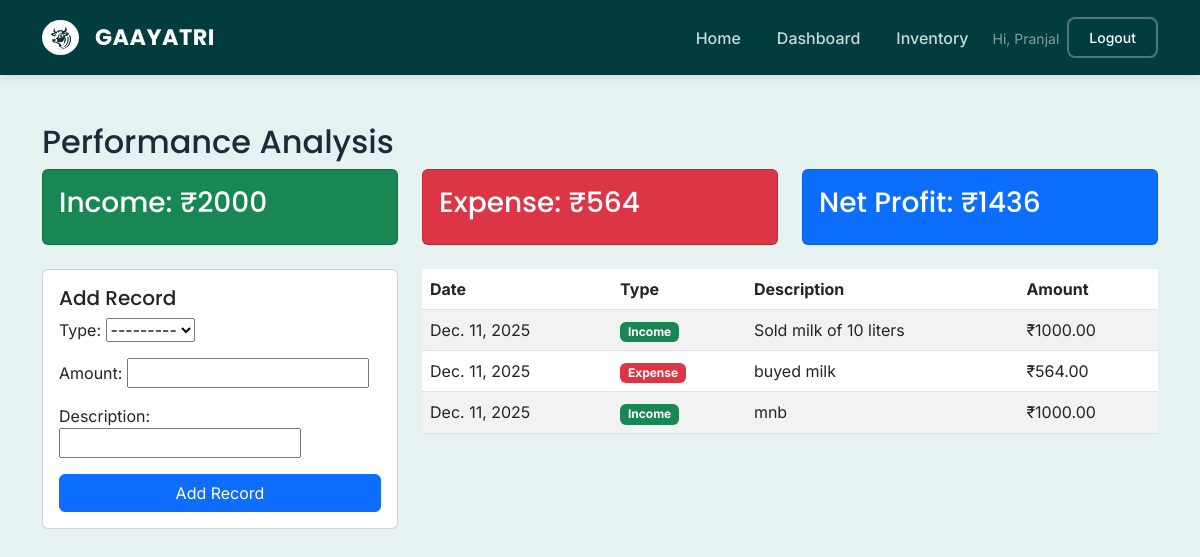
/dashboard/farmer/performance/ (signed in), run on the app's committed database.
### core/models.py (models this page shows, shortened)
class User(AbstractUser):
    is_farmer = models.BooleanField(default=False)
    is_doctor = models.BooleanField(default=False)

class FinancialRecord(models.Model):
    RECORD_TYPES = [('income', 'Income'), ('expense', 'Expense')]
    user = models.ForeignKey(User, on_delete=models.CASCADE)
    date = models.DateField(auto_now_add=True)
    type = models.CharField(max_length=10, choices=RECORD_TYPES)
    amount = models.DecimalField(max_digits=10, decimal_places=2)
    description = models.CharField(max_length=200) # e.g., "Sold Milk", "Bought Feed"

### core/views.py (the view)
# urls.py: path('dashboard/farmer/performance/', views.performance, name='performance'),
@login_required
def performance(request):
    if request.method == 'POST':
        form = FinancialForm(request.POST)
        if form.is_valid():
            record = form.save(commit=False)
            record.user = request.user
            record.save()
            return redirect('performance')
    else:
        form = FinancialForm()
    records = FinancialRecord.objects.filter(user=request.user).order_by('-date')
    total_income = records.filter(type='income').aggregate(Sum('amount'))['amount__sum'] or 0
    total_expense = records.filter(type='expense').aggregate(Sum('amount'))['amount__sum'] or 0
    net_profit = total_income - total_expense
    return render(request, 'core/performance.html', {
        'records': records, 'form': form,
        'total_income': total_income, 'total_expense': total_expense, 'net_profit': net_profit
    })

### core/forms.py
class FinancialForm(forms.ModelForm):
    class Meta:
        model = FinancialRecord
        fields = ['type', 'amount', 'description']

### core/templates/core/performance.html (shortened to what this page needs)
{% extends 'core/base.html' %}
{% block content %}
<h2>Performance Analysis</h2>
<div class="row mb-4">
    <div class="col-md-4"><div class="card p-3 bg-success text-white"><h3>Income: ₹{{ total_income }}</h3></div></div>
    <div class="col-md-4"><div class="card p-3 bg-danger text-white"><h3>Expense: ₹{{ total_expense }}</h3></div></div>
    <div class="col-md-4"><div class="card p-3 bg-primary text-white"><h3>Net Profit: ₹{{ net_profit }}</h3></div></div>
</div>
<div class="row">
    <div class="col-md-4">
        <div class="card p-3">
            <h5>Add Record</h5>
            <form method="post">
                {{ form.as_p }}
                <button type="submit" class="btn btn-primary w-100">Add Record</button>
            </form>
        </div>
    </div>
    <div class="col-md-8">
        <table class="table table-striped">
            <thead><tr><th>Date</th><th>Type</th><th>Description</th><th>Amount</th></tr></thead>
            <tbody>
                {% for record in records %}
                <tr>
                    <td>{{ record.date }}</td>
                    <td>
                        {% if record.type == 'income' %}
                            <span class="badge bg-success">Income</span>
                        {% else %}
                            <span class="badge bg-danger">Expense</span>
                        {% endif %}
                    </td>
                    <td>{{ record.description }}</td>
                    <td>₹{{ record.amount }}</td>
                </tr>
                {% endfor %}
            </tbody>
        </table>
    </div>
</div>
{% endblock %}

### core/templates/core/base.html (shortened to what this page needs)
<!DOCTYPE html>
<html lang="en">
<head>
    <link href="https://cdn.jsdelivr.net/npm/bootstrap@5.3.0/dist/css/bootstrap.min.css" rel="stylesheet">
</head>
<body>
    <nav class="navbar navbar-expand-lg sticky-top">
        <div class="container">
            <a class="navbar-brand d-flex align-items-center" href="{% url 'home' %}">
                <img src="/static/images/logo.png" height="35" class="me-3 bg-white rounded-circle p-1" alt="Logo">
                Gaayatri
            </a>
            <div class="collapse navbar-collapse" id="navbarNav">
                <ul class="navbar-nav ms-auto align-items-center">
                    <li class="nav-item"><a class="nav-link" href="{% url 'home' %}">Home</a></li>
                    {% if user.is_authenticated %}
                        {% if user.is_farmer %}
                            <li class="nav-item"><a class="nav-link" href="{% url 'farmer_dashboard' %}">Dashboard</a></li>
                            <li class="nav-item"><a class="nav-link" href="{% url 'inventory' %}">Inventory</a></li>
                        {% endif %}
                        <li class="nav-item ms-3">
                            <span class="text-white-50 small">Hi, {{ user.username }}</span>
                        </li>
                        <li class="nav-item ms-2">
                             <form action="{% url 'logout' %}" method="post" class="d-inline">
                                <button class="btn btn-sm btn-outline-light-custom">Logout</button>
                            </form>
                        </li>
                    {% endif %}
                </ul>
            </div>
        </div>
    </nav>
    <div class="container py-5">
        {% block content %}
        {% endblock %}
    </div>
</body>
</html>

### core/templates/core/base.html (style rules this page uses)
:root { --primary-dark: #013c3f; --primary-light: #e6f2f2; --accent-green: #0d9488; --text-dark: #1f2937; }
body { font-family: 'Inter', sans-serif; background-color: var(--primary-light); color: var(--text-dark); }
h1, h2, h3, h4, h5, h6, .navbar-brand { font-family: 'Poppins', sans-serif; }
.navbar { background-color: var(--primary-dark); padding: 15px 0; box-shadow: 0 2px 10px rgba(0,0,0,0.1); }
.navbar-brand { color: white !important; font-weight: 700; letter-spacing: 0.5px; text-transform: uppercase; font-size: 1.4rem; }
.nav-link { color: rgba(255, 255, 255, 0.8) !important; font-weight: 500; margin-left: 20px; transition: color 0.3s; }
.btn-outline-light-custom { border: 2px solid rgba(255,255,255,0.3); color: white; border-radius: 8px; padding: 8px 20px; font-weight: 500; }

### data on the page
User: username "Pranjal"
FinancialRecord: date "Dec. 11, 2025", type "Income", description "Sold milk of 10 liters", amount "1000.00"
FinancialRecord: date "Dec. 11, 2025", type "Expense", description "buyed milk", amount "564.00"
FinancialRecord: date "Dec. 11, 2025", type "Income", description "mnb", amount "1000.00"

### other printed values
{{ total_income }} "2000"
{{ total_expense }} "564"
{{ net_profit }} "1436"
